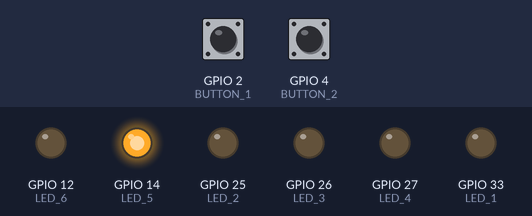
Recording of a program running on a simulated ESP32 board running MicroPython. Shown: output pins drawn as LEDs (lit = HIGH). The test bench sets the inputs (shaded band); at power-on: GPIO 2 (BUTTON_1) LOW, GPIO 4 (BUTTON_2) HIGH.

Above: at 1.2 s.
1.3 s: GPIO 2 (BUTTON_1) pulled HIGH for 0.15 s
At 1.4 s:
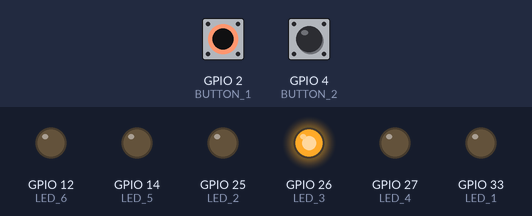
3.0 s: GPIO 4 (BUTTON_2) pulled LOW for 0.15 s
At 3.1 s:
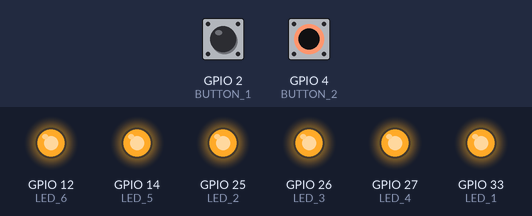
4.7 s: GPIO 4 (BUTTON_2) pulled LOW for 3.2 s
At 8.4 s:
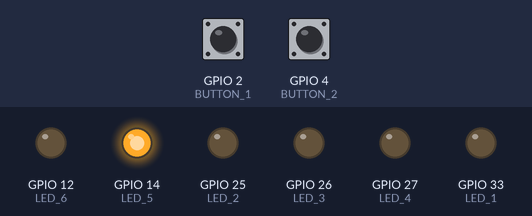
9.4 s: GPIO 2 (BUTTON_1) pulled HIGH for 3.2 s
At 10.8 s:
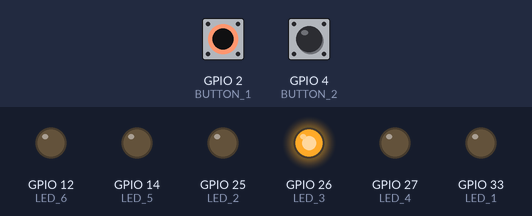
14.1 s: GPIO 2 (BUTTON_1) driven HIGH and GPIO 4 (BUTTON_2) driven LOW
At 14.5 s:
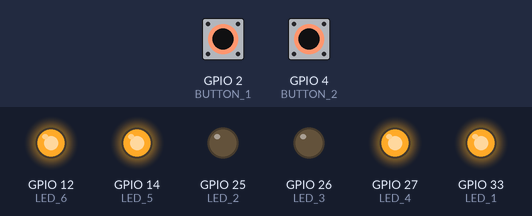
Timing chart, 0 to 16.6 s (numbered marks = the images above; inputs shaded):
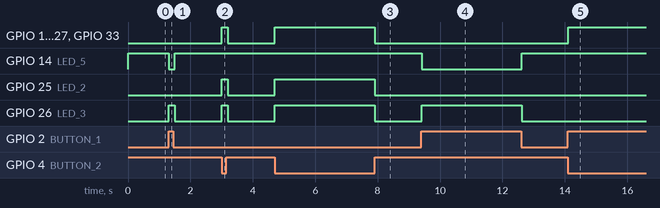

The program:

elif_and.py
```python
from machine import Pin
from time import sleep

BUTTON_1 = Pin(2,Pin.IN)
BUTTON_2 = Pin(4,Pin.IN)

#7 Segment
LED_1= Pin(33,Pin.OUT)      #A
LED_2 = Pin(25,Pin.OUT)     #B
LED_3 = Pin(26,Pin.OUT)     #C
LED_4 = Pin(27,Pin.OUT)     #D
LED_5 = Pin(14,Pin.OUT)     #E
LED_6 = Pin(12,Pin.OUT)     #G

while True:
    if (BUTTON_1.value()==True and BUTTON_2.value()==False):
        LED_1.value(True)
        LED_2.value(False)
        LED_3.value(False)
        LED_4.value(True)
        LED_5.value(True)
        LED_6.value(True)

    elif (BUTTON_1.value()==True and BUTTON_2.value()==True):
        LED_1.value(False)
        LED_2.value(False)
        LED_3.value(True)
        LED_4.value(False)
        LED_5.value(False)
        LED_6.value(False)

    elif (BUTTON_1.value()==False and BUTTON_2.value()==True):
        LED_1.value(False)
        LED_2.value(False)
        LED_3.value(False)
        LED_4.value(False)
        LED_5.value(True)
        LED_6.value(False)

    else:
        LED_1.value(True)
        LED_2.value(True)
        LED_3.value(True)
        LED_4.value(True)
        LED_5.value(True)
        LED_6.value(True)

    sleep(0.1)
```

Measured:
- after the input at 1.3 s, GPIO 14 (LED_5): HIGH → LOW at once, → HIGH 0.20 s later; GPIO 26 (LED_3): LOW → HIGH at once, → LOW 0.20 s later
- after the input at 3.0 s, GPIO 12 (LED_6), GPIO 25 (LED_2), GPIO 26 (LED_3), GPIO 27 (LED_4), GPIO 33 (LED_1): LOW → HIGH at once, → LOW 0.20 s later
- after the input at 4.7 s, GPIO 12 (LED_6), GPIO 25 (LED_2), GPIO 26 (LED_3), GPIO 27 (LED_4), GPIO 33 (LED_1): LOW → HIGH at once, → LOW 3.2 s later
- after the input at 9.4 s, GPIO 14 (LED_5): HIGH → LOW at once, → HIGH 3.2 s later; GPIO 26 (LED_3): LOW → HIGH at once, → LOW 3.2 s later
- after the input at 14.1 s, GPIO 12 (LED_6), GPIO 27 (LED_4), GPIO 33 (LED_1): LOW → HIGH at once
